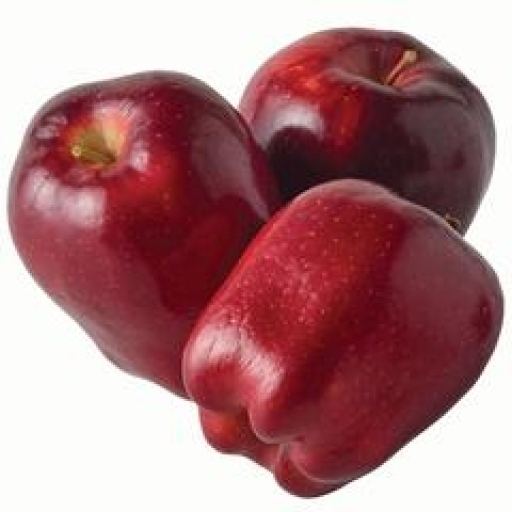
#> input picture data/apple/apple_000001.jpg, 512 x 512 px; its folder holds only this picture in this run
$ python augmentation.py
#> lines starting #> are read from the running program, lines starting #| are printed output that depends on the picture
import os

import cv2
import random
import numpy as np

"""
/train
    /ade
        a.png
        b.png
    /large
        a.png
        b.png
    /...
"""


"""
Horizontal Shift
Vertical Shift
Brightness
Zoom
Channel Shift
Horizontal Flip
Vertical Flip
Rotation 30 60 90 120
"""


def fill(image, h, w):
    return cv2.resize(image, (h, w), cv2.INTER_CUBIC)


def horizontal_shift(image, ratio=0.0):
    if ratio > 1 or ratio < 0:
        print("Value should be less than 1 and greater than 0")
        return image
    ratio = random.uniform(-ratio, ratio)
    h, w = image.shape[:2]
    to_shift = w * ratio
    if ratio > 0:
        image = image[:, :int(w - to_shift), :]
    if ratio < 0:
        image = image[:, int(-1 * to_shift):, :]
    return fill(image, h, w)


def vertical_shift(img, ratio=0.0):
    if ratio > 1 or ratio < 0:
        print('Value should be less than 1 and greater than 0')
        return img
    ratio = random.uniform(-ratio, ratio)
    h, w = img.shape[:2]
    to_shift = h * ratio
    if ratio > 0:
        img = img[:int(h - to_shift), :, :]
    if ratio < 0:
        img = img[int(-1 * to_shift):, :, :]
    img = fill(img, h, w)
    return img


def brightness(img, low, high):
    value = random.uniform(low, high)
    hsv = cv2.cvtColor(img, cv2.COLOR_BGR2HSV)
    hsv = np.array(hsv, dtype=np.float64)
    hsv[:, :, 1] = hsv[:, :, 1] * value
    hsv[:, :, 1][hsv[:, :, 1] > 255] = 255
    hsv[:, :, 2] = hsv[:, :, 2] * value
    hsv[:, :, 2][hsv[:, :, 2] > 255] = 255
    hsv = np.array(hsv, dtype=np.uint8)
    img = cv2.cvtColor(hsv, cv2.COLOR_HSV2BGR)
    return img


def zoom(img, value):
    if value > 1 or value < 0:
        print('Value for zoom should be less than 1 and greater than 0')
        return img
    value = random.uniform(value, 1)
    h, w = img.shape[:2]
    h_taken = int(value * h)
    w_taken = int(value * w)
    h_start = random.randint(0, h - h_taken)
    w_start = random.randint(0, w - w_taken)
    img = img[h_start:h_start + h_taken, w_start:w_start + w_taken, :]
    img = fill(img, h, w)
    return img


def channel_shift(img, value):
    value = int(random.uniform(-value, value))
    img = img + value
    img[:, :, :][img[:, :, :] > 255] = 255
    img[:, :, :][img[:, :, :] < 0] = 0
    img = img.astype(np.uint8)
    return img


def horizontal_flip(img, flag):
    if flag:
        return cv2.flip(img, 1)
    else:
        return img


def vertical_flip(img, flag):
    if flag:
        return cv2.flip(img, 0)
    else:
        return img


def rotation(img, angle):
    angle = int(random.uniform(-angle, angle))
    h, w = img.shape[:2]
    M = cv2.getRotationMatrix2D((int(w / 2), int(h / 2)), angle, 1)
    img = cv2.warpAffine(img, M, (w, h))
    return img


path = os.getcwd()
data_path = r"data/"
data_dir_list = os.listdir(os.path.join(data_path))

for data_dir in data_dir_list:
    data_list = os.listdir(os.path.join(data_path, data_dir))
    url_img = os.path.join(data_path, data_dir) + "/"
    os.chdir(os.path.join(data_path, data_dir))
    for i in range(len(data_list)):
        img_name = data_list[i]
        full_url = path + "/" + url_img + img_name
        save_url = path + "/" + url_img + "/"

        img_1 = cv2.imread(full_url)
#> img_1 is the input picture: shape (512, 512, 3); mean B, G, R 129.5, 125.4, 173.5
        img_1 = horizontal_shift(img_1, 0.7)
#> in horizontal_shift, `image = image[:, :int(w - to_shift), :]`:
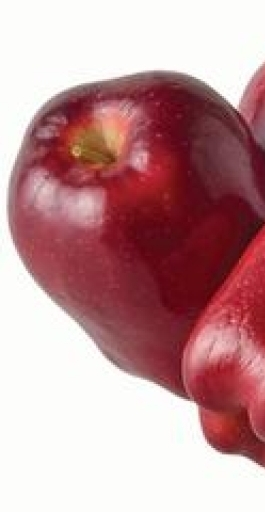
#> image: shape (512, 265, 3); mean of channels 0, 1, 2 152.7, 149.7, 193.2; drawn as B, G, R
        cv2.imwrite(save_url + img_name[0:6] + "_horizontal_shift_" + str(i+1) + ".png", img_1)

        img_2 = cv2.imread(full_url)
        img_2 = vertical_shift(img_2, 0.7)
#> call 2 of fill, with h = 512, w = 512
#> in fill (call 2), `return cv2.resize(image, (h, w), cv2.INTER_CUBIC)`:
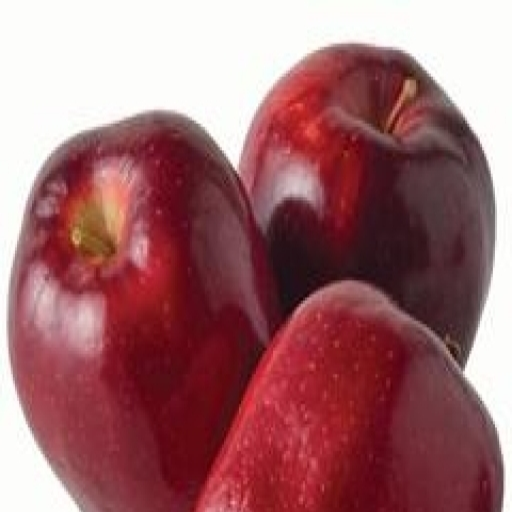
#> returned value: shape (512, 512, 3); mean of channels 0, 1, 2 110.7, 105.8, 160; drawn as B, G, R
        cv2.imwrite(save_url + img_name[0:6] + "_vertical_shift_" + str(i+1) + ".png", img_2)

        img_3 = cv2.imread(full_url)
        img_3 = zoom(img_3, 0.5)
        cv2.imwrite(save_url + img_name[0:6] + "_zoom_" + str(i+1) + ".png", img_3)

        img_4 = cv2.imread(full_url)
        img = brightness(img_4, 0.5, 3)
#> in brightness, `hsv = cv2.cvtColor(img, cv2.COLOR_BGR2HSV)`: hsv: shape (512, 512, 3); mean H, S, V 114.6, 101.3, 173.7
#> in brightness, `hsv = np.array(hsv, dtype=np.float64)`: hsv: shape (512, 512, 3) float64; mean H, S, V 114.6, 101.3, 173.7
#> in brightness, `hsv[:, :, 1] = hsv[:, :, 1] * value`: hsv: shape (512, 512, 3) float64; mean H, S, V 114.6, 173.7, 173.7
#> in brightness, `hsv[:, :, 1][hsv[:, :, 1] > 255] = 255`: hsv: shape (512, 512, 3) float64; mean H, S, V 114.6, 142.8, 173.7
#> in brightness, `hsv[:, :, 2] = hsv[:, :, 2] * value`: hsv: shape (512, 512, 3) float64; mean H, S, V 114.6, 142.8, 297.8
#> in brightness, `hsv[:, :, 2][hsv[:, :, 2] > 255] = 255`: hsv: shape (512, 512, 3) float64; mean H, S, V 114.6, 142.8, 222.4
#> in brightness, `hsv = np.array(hsv, dtype=np.uint8)`: hsv: shape (512, 512, 3); mean H, S, V 114.6, 142.5, 222.2
        cv2.imwrite(save_url + img_name[0:6] + "_brightness_" + str(i+1) + ".png", img_4)

        img_5 = cv2.imread(full_url)
        img_5 = rotation(img_5, 30)
        cv2.imwrite(save_url + img_name[0:6] + "_rotation30_" + str(i+1) + ".png", img_5)
        img_6 = cv2.imread(full_url)
        img_6 = vertical_flip(img_6, True)
#> in vertical_flip, `return cv2.flip(img, 0)`:
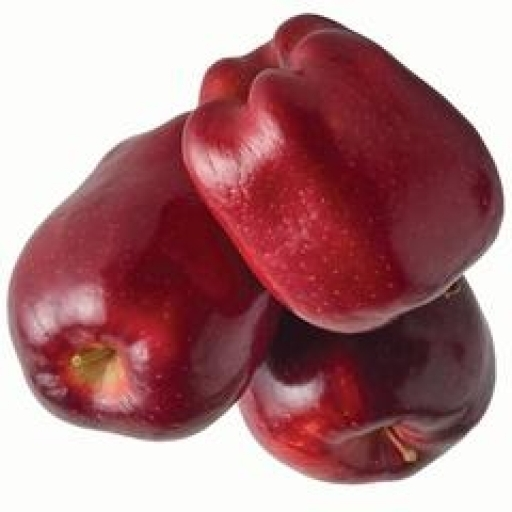
#> returned value: shape (512, 512, 3); mean of channels 0, 1, 2 129.5, 125.4, 173.5; drawn as B, G, R
        cv2.imwrite(save_url + img_name[0:6] + "_verticalflip_" + str(i+1) + ".png", img_6)

        img_7 = cv2.imread(full_url)
        img_7 = horizontal_flip(img_7, True)
#> in horizontal_flip, `return cv2.flip(img, 1)`:
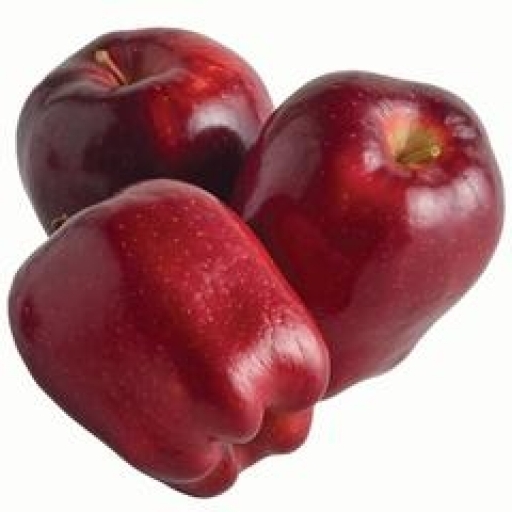
#> returned value: shape (512, 512, 3); mean of channels 0, 1, 2 129.5, 125.4, 173.5; drawn as B, G, R
        cv2.imwrite(save_url + img_name[0:6] + "_horizontalflip_" + str(i+1) + ".png", img_7)

        img_8 = cv2.imread(full_url)
        img_8 = channel_shift(img_8, 60)
        cv2.imwrite(save_url + img_name[0:6] + "_channelshift_" + str(i+1) + ".png", img_8)

        img_9 = cv2.imread(full_url)
        img_9 = rotation(img_9, 60)
#> call 2 of rotation, with angle = 60
#> in rotation (call 2), `img = cv2.warpAffine(img, M, (w, h))`:
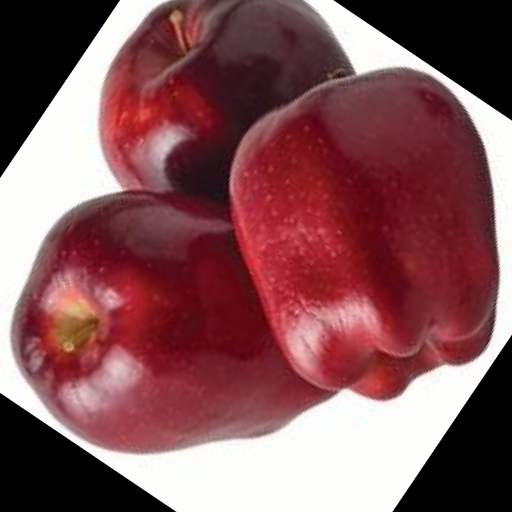
#> img: shape (512, 512, 3); mean of channels 0, 1, 2 89.8, 85.5, 133.5; drawn as B, G, R
        cv2.imwrite(save_url + img_name[0:6] + "_rotation60_" + str(i+1) + ".png", img_9)

        img_10 = cv2.imread(full_url)
        img_10 = rotation(img_10, 120)
#> call 3 of rotation, with angle = 120
#> in rotation (call 3), `img = cv2.warpAffine(img, M, (w, h))`:
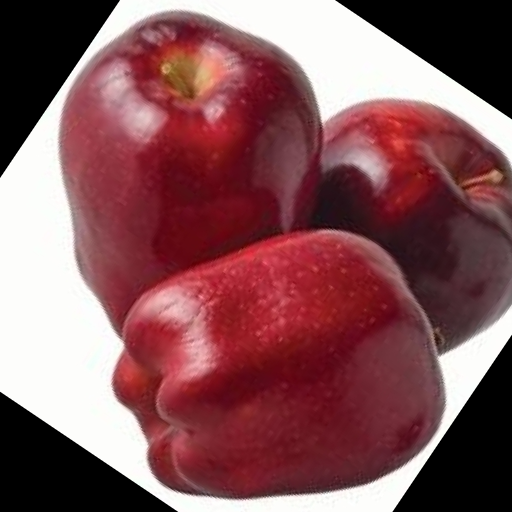
#> img: shape (512, 512, 3); mean of channels 0, 1, 2 89.9, 85.6, 133.6; drawn as B, G, R
        cv2.imwrite(save_url + img_name[0:6] + "_rotation120_" + str(i+1) + ".png", img_10)

        img_11 = cv2.imread(full_url)
        img_11 = rotation(img_11, 90)
#> call 4 of rotation, with angle = 90
#> in rotation (call 4), `img = cv2.warpAffine(img, M, (w, h))`:
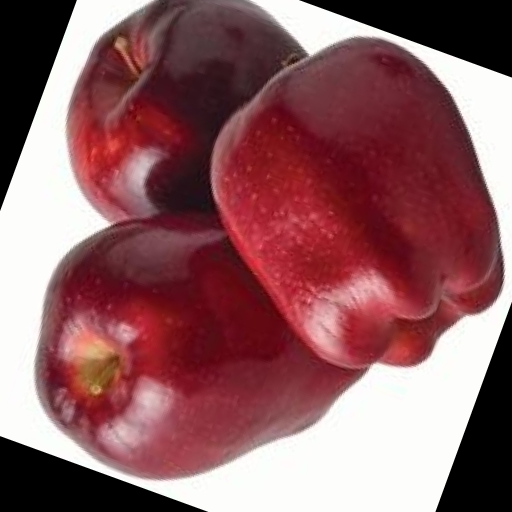
#> img: shape (512, 512, 3); mean of channels 0, 1, 2 99, 94.7, 142.8; drawn as B, G, R
        cv2.imwrite(save_url + img_name[0:6] + "_rotation90_" + str(i+1) + ".png", img_11)
    os.chdir(path)
#> pass 2 of the loop `for data_dir in data_dir_list:`:
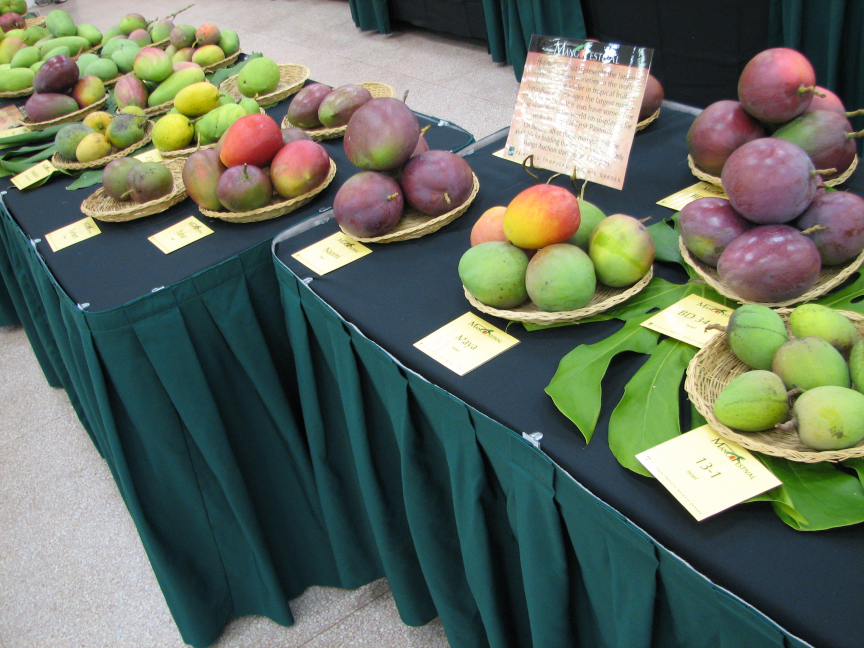
#> input picture data/mango/mango_000001.jpg, 2592 x 1944 px (shown at 1/3 size)
#> img_1 is the input picture: shape (1944, 2592, 3); mean B, G, R 96.6, 109.8, 99.1
#> in horizontal_flip (call 2), `return cv2.flip(img, 1)`:
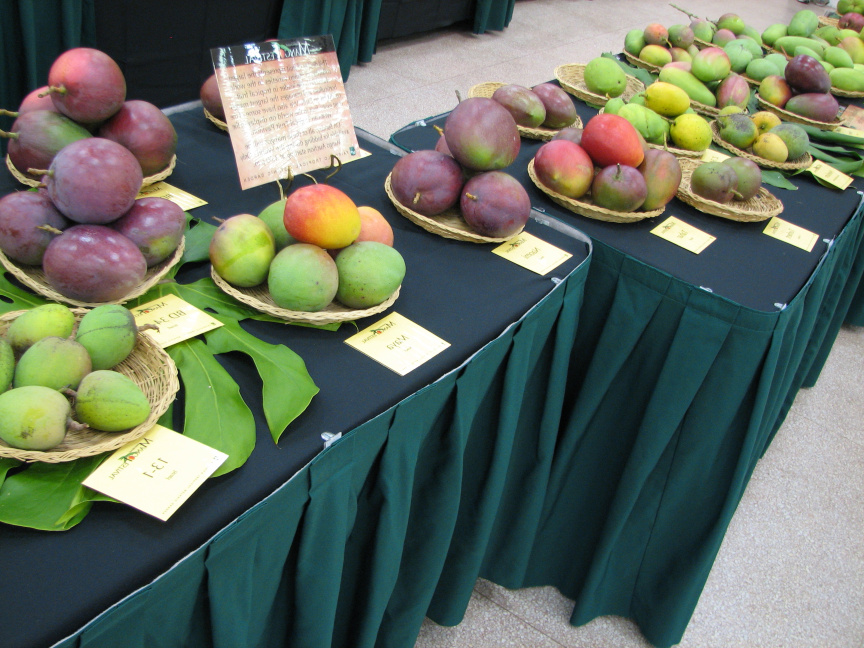
#> returned value: shape (1944, 2592, 3) (shown at 1/3 size); mean of channels 0, 1, 2 96.6, 109.8, 99.1; drawn as B, G, R
#> in rotation (call 8), `img = cv2.warpAffine(img, M, (w, h))`:
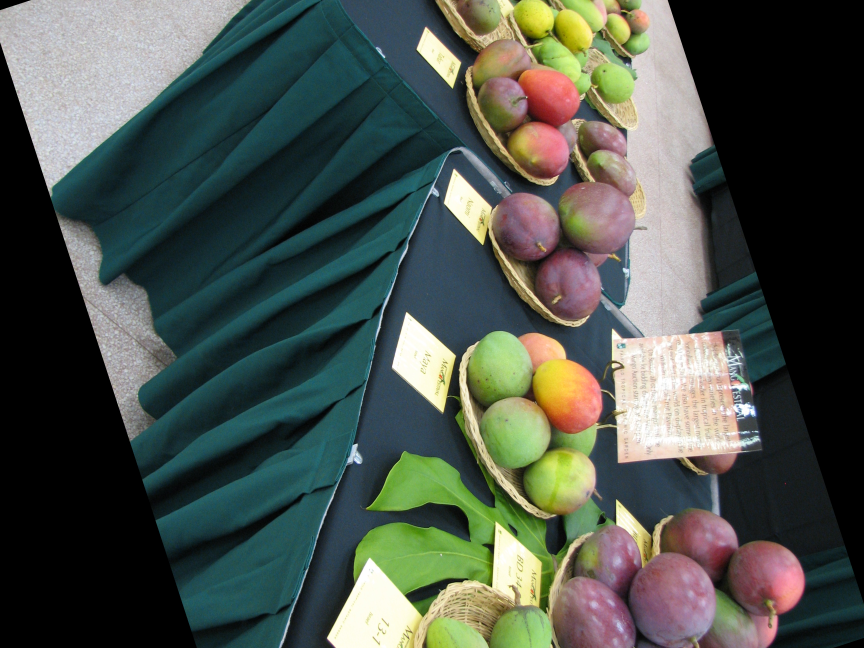
#> img: shape (1944, 2592, 3) (shown at 1/3 size); mean of channels 0, 1, 2 76.2, 83.7, 75.8; drawn as B, G, R
print("******************* Done Processing Task ******************* ")


for data_dir in data_dir_list:
    print('Renaming files from folder: {}'.format(data_dir))
    data_list = os.listdir(os.path.join(data_path, data_dir))
    os.chdir(os.path.join(data_path, data_dir))

    # The base name of image files
    base_name = data_dir.replace(" ", "_")

    for i in range(len(data_list)):
        img_name = data_list[i]
        if (img_name.lower().endswith('.jpg')):
            img_rename = base_name + '_{:06d}'.format(i + 1) + '.jpg'  # here the file name is base_name_000001.jpg
        elif (img_name.lower().endswith('.jpeg')):
            img_rename = base_name + '_{:06d}'.format(i + 1) + '.jpeg'  # here the file name is base_name_000001.jpeg
        else:
            img_rename = base_name + '_{:06d}'.format(i + 1) + '.png'  # here the file name is base_name_000001.png

        if not os.path.exists(img_rename):
            os.rename(img_name, img_rename)

    print('------Complete renaming all folders: {}------'.format(data_dir))
    os.chdir(path)
#> pass 2 of the loop `for data_dir in data_dir_list:`:
print('----Complete renaming files from all folders----')
